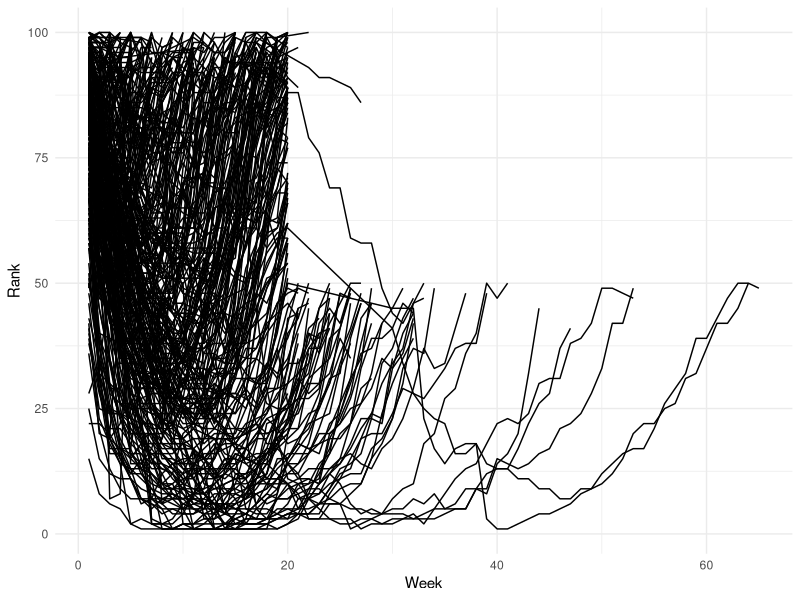

Generate this figure with R:
## ---- chunk 1
knitr::opts_chunk$set(echo = TRUE)
## ---- chunk 2
library(tidyverse)

tidydata <- tribble(
~country, ~year, ~cases, ~population,
"Afghanistan", 1999, 745, 19987071,
"Afghanistan", 2000, 2666, 20595360,
"Brazil", 1999, 37737, 172006362,
"Brazil", 2000, 80488, 174504898,
"China", 1999, 212258, 1272915272,
"China", 2000, 213766, 1280428583)

tidydata

nontidydata <- tribble(
 ~country,~year,~rate,
"Afghanistan", 1999, "745/19987071",
"Afghanistan", 2000, "2666/20595360",
"Brazil", 1999, "37737/172006362",
"Brazil", 2000, "80488/174504898",
"China", 1999, "212258/1272915272",
"China", 2000, "213766/1280428583")

nontidydata
## ---- chunk 3

nontidydata

tidieddata <- nontidydata %>%
 separate(rate, into = c("cases",
 "population"),
 sep = "/")

tidieddata

newtidieddata <- tidieddata %>%
 pivot_longer(
 cols = cases:population,
 names_to = "measurement"
,
 values_to = "value"
 )

newtidieddata
## ---- chunk 4

df <- tribble(
 ~id, ~bp1, ~bp2,
 "A", 100, 120,
 "B", 140, 115,
 "C", 120, 125
)

df

df %>%
 pivot_longer(
 cols = bp1:bp2,
 names_to = "measurement",
 values_to = "value"
 )

## ---- chunk 5

newtidieddata

newtidieddata %>%
 pivot_wider(names_from="measurement",
 values_from="value")
## ---- chunk 6
library(tidyverse)

data("billboard")

billboard_long <- billboard %>%
  pivot_longer(cols = starts_with("wk"), names_to = "week", values_to = "rank", values_drop_na = TRUE)

billboard_long <- billboard_long %>%
  mutate(week = parse_number(week))

ggplot(billboard_long, aes(x = week, y = rank, group = track)) +
  geom_line() +
  labs(x = "Week", y = "Rank") +
  theme_minimal()
## ---- chunk 7
cms_patient_experience

cms_wide <- cms_patient_experience %>%
  pivot_wider(names_from = measure_cd, 
              values_from = prf_rate, 
              id_cols = starts_with("org"))

cms_patient_experience
